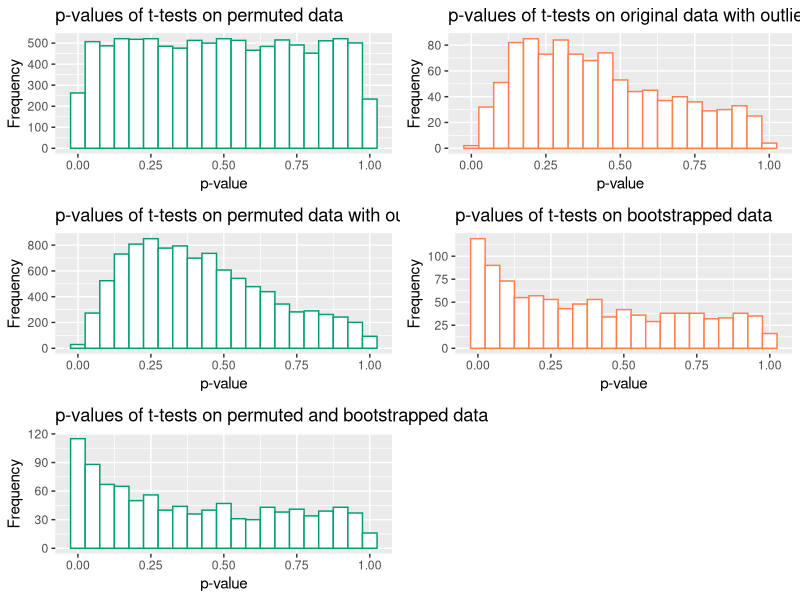

The R script that drew this image:
# This code file allows to generate the results from Section 2.1 + 2.2, regarding the t-tests.

# First load the function in the environment, the results are genrated afterwards.

# The seed is reset before everything that involves randomness to ensure the reproducibility of the results.

library(ggplot2)
library(gridExtra)

# Function to perform t-test for several scenarios
all.t.tests <- function(sample.size1 = 100, sample.size2 = 100, num.iterations = 1000, num.permutations = 10, outlier = 25) {
  
    p.values.original = numeric()
    p.values.permuted = numeric()
    p.values.permuted.outlier = numeric()
    p.values.bootstrap = numeric()
    p.values.permuted.bootstrap = numeric()
  
  
  
  for (i in 1:num.iterations) {
    # Generate new samples for each iteration
    
    sample1 <- rnorm(sample.size1, mean = 0, sd = 1)
    sample2 <- c(rnorm(sample.size2 - 1, mean = 0, sd = 1), outlier)  # Adding an outlier to sample2
    sample3 <- rnorm(sample.size2, mean = 0, sd = 1)
    
    # t-test on original data
    t.test.result <- t.test(sample1, sample2)
    p.values.original <- c(p.values.original, t.test.result$p.value)
    
    # t-test on permuted data without outlier
    p.values.permuted.i <- numeric()
    for (j in 1:num.permutations) {
      permuted.data <- sample(c(sample1, sample3))
      permuted.sample1 <- permuted.data[1:sample.size1]
      permuted.sample2 <- permuted.data[(sample.size1 + 1):length(permuted.data)]
      p.values.permuted.i <- c(p.values.permuted.i, t.test(permuted.sample1, permuted.sample2)$p.value)
    }
    p.values.permuted <- c(p.values.permuted, p.values.permuted.i)
    
    # t-test on permuted data with outlier
    p.values.permuted.outlier.i <- numeric()
    for (j in 1:num.permutations) {
     permuted.data.outlier <- sample(c(sample1, sample2))
     permuted.sample1.outlier <- permuted.data.outlier[1:sample.size1]
     permuted.sample2.outlier <- permuted.data.outlier[(sample.size1 + 1):length(permuted.data.outlier)]
     p.values.permuted.outlier.i <- c(p.values.permuted.outlier.i, t.test(permuted.sample1.outlier, permuted.sample2.outlier)$p.value)
    }
    p.values.permuted.outlier <- c(p.values.permuted.outlier, p.values.permuted.outlier.i)
    
    # t-test on bootstrappd data
    bootstrap.sample1 <- sample(sample1, replace = TRUE)
    bootstrap.sample2 <- sample(sample3, replace = TRUE)
    p.values.bootstrap <- c(p.values.bootstrap, t.test(bootstrap.sample1, bootstrap.sample2)$p.value)
    
    #t-test on permuted then bootstrapped data
    permuted.data2 <- sample(c(sample1, sample3))
    permuted.sample3 <- permuted.data2[1:sample.size1]
    permuted.sample4 <- permuted.data2[(sample.size1 + 1):length(permuted.data2)]
    bootstrap.sample3 <- sample(permuted.sample3, replace = TRUE)
    bootstrap.sample4 <- sample(permuted.sample4, replace = TRUE)
    p.values.permuted.bootstrap <- c(p.values.permuted.bootstrap, t.test(bootstrap.sample3, bootstrap.sample4)$p.value)
    
  }
  
  # Plot the p-values
  plot.original.permuted <- ggplot(data = data.frame(p.values.permuted), aes(x = p.values.permuted)) +
      geom_histogram(binwidth = 0.05, fill = "white", color = "#009E73") +  
      labs(title = "p-values of t-tests on permuted data", x = "p-value", y = "Frequency") 
    
  plot.original.outlier <- ggplot(data = data.frame(p.values.original), aes(x = p.values.original)) +
    geom_histogram(binwidth = 0.05, fill = "white", color = "coral") +  
    labs(title = "p-values of t-tests on original data with outlier", x = "p-value", y = "Frequency")
  
  plot.original.permuted.outlier <- ggplot(data = data.frame(p.values.permuted.outlier), aes(x = p.values.permuted.outlier)) +
    geom_histogram(binwidth = 0.05, fill = "white", color = "#009E73") +  
    labs(title = "p-values of t-tests on permuted data with outlier", x = "p-value", y = "Frequency")
  
  plot.bootstrap <- ggplot(data = data.frame(p.values.bootstrap), aes(x = p.values.bootstrap)) +
    geom_histogram(binwidth = 0.05, fill = "white", color = "coral") +  
    labs(title = "p-values of t-tests on bootstrapped data", x = "p-value", y = "Frequency")
  
  
  plot.permuted.bootstrap <- ggplot(data = data.frame(p.values.permuted.bootstrap), aes(x = p.values.permuted.bootstrap)) +
    geom_histogram(binwidth = 0.05, fill = "white", color = "#009E73") +  
    labs(title = "p-values of t-tests on permuted and bootstrapped data", x = "p-value", y = "Frequency")
  
 grid.arrange(plot.original.permuted, plot.original.outlier, plot.original.permuted.outlier, plot.bootstrap,
               plot.permuted.bootstrap, ncol = 2)
  
  assign("p.values.orignial.outlier", p.values.original, envir = .GlobalEnv)
  assign("p.values.bootstrap", p.values.bootstrap, envir = .GlobalEnv)
  
}

# Run function
set.seed(123)
all.t.tests(sample.size1 = 100, sample.size2 = 100, num.permutations = 10, outlier = 25) #produces figures 1-5

summary(p.values.orignial.outlier) #result section 2.1
sum(p.values.bootstrap <= 0.05) #result section 2.2













